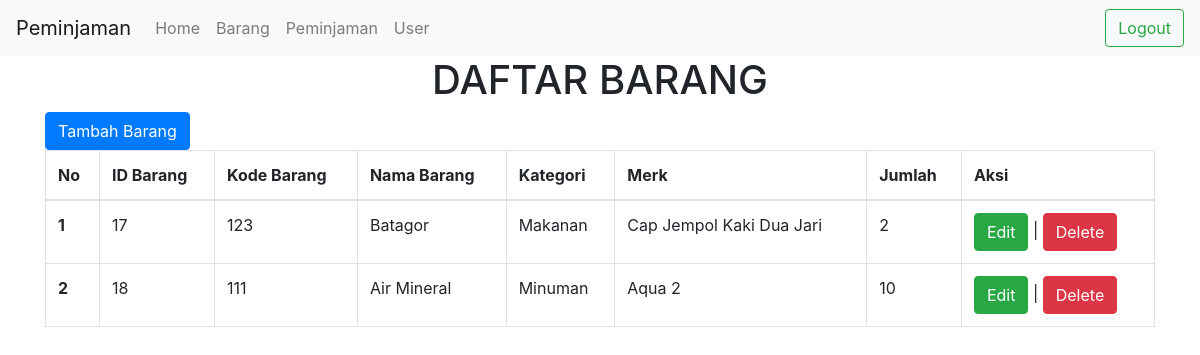
Page /barang.php (signed in) on the committed database.
### tables this page shows
CREATE TABLE `barang` (
  `id` int(11) NOT NULL,
  `kode_brg` varchar(25) NOT NULL,
  `nama_brg` varchar(30) NOT NULL,
  `kategori` varchar(25) NOT NULL,
  `merk` varchar(25) NOT NULL,
  `jumlah` int(11) NOT NULL
);

### database.php (called while the page is built, shortened)
<?php
$host = "localhost";
$user = "root";
$pass = "";
$dbname = "sts";
$koneksi = mysqli_connect($host, $user, $pass, $dbname) or die("Gagal terhubung dengan database " . mysqli_error($koneksi));
function tampildata1($tablename)
{
    global $koneksi;
    $hasil = mysqli_query($koneksi, "select * from $tablename");
    $rows = [];
    while ($row = mysqli_fetch_assoc($hasil)) {
        $rows[] = $row;
    }
    return $rows;
}
?>

### barang.php (the view, shortened to what this page needs)
<?php
require_once('database.php');
$data = tampildata1('barang');
$nomor = 0;
?>
<!doctype html>
<html lang="en">
<head>
  <link rel="stylesheet" href="https://cdn.jsdelivr.net/npm/bootstrap@4.6.2/dist/css/bootstrap.min.css"
>
</head>
<body>
  <?php
  if ($_SESSION['status'] <> "login") {
    header("location:login.php?msg=belum_login");
  } else {
    require('navbar.php');
  }
  ?>
  <div class="container">
    <center>
      <h1>DAFTAR BARANG</h1>
    </center>
    <a type="button pt-5" name="tambahBarang" class="btn btn-primary" href="tambahbarang.php">Tambah Barang</a>
    <br>
    <table class="table table-bordered" break>
      <thead>
        <tr>
          <th scope="col">No</th>
          <th scope="col">ID Barang</th>
          <th scope="col">Kode Barang</th>
          <th scope="col">Nama Barang</th>
          <th scope="col">Kategori</th>
          <th scope="col">Merk</th>
        <center><th scope="col">Jumlah</th></center>
          <th scope="col">Aksi</th>
        </tr>
      </thead>
      <tbody>
        <?php foreach ($data as $item): ?>
          <?php $nomor++; ?>
          <tr>
            <th scope="row">
              <?php echo $nomor; ?>
            </th>
            <td>
              <?php echo $item['id']; ?>
            </td>
            <td>
              <?php echo $item['kode_brg']; ?>
            </td>
            <td>
              <?php echo $item['nama_brg']; ?>
            </td>
            <td>
              <?php echo $item['kategori']; ?>
            </td>
            <td>
              <?php echo $item['merk']; ?>
            </td>
            <td>
              <?php echo $item['jumlah']; ?>
            </td>
            <td>
              <?php echo "<a type='button' class='btn btn-success' href='edit.php?id=$item[id]'>Edit</a> | <a type='button' class='btn btn-danger' href='javascript:hapusData(" . $item['id'] . ")'>Delete</a>"; ?>
            </td>
          </tr>
        <?php endforeach ?>
      </tbody>
    </table>
  </div>
</body>
</html>

### rows in the picture
barang: id "17", kode_brg "123", nama_brg "Batagor", kategori "Makanan", merk "Cap Jempol Kaki Dua Jari", jumlah "2"
barang: id "18", kode_brg "111", nama_brg "Air Mineral", kategori "Minuman", merk "Aqua 2", jumlah "10"
